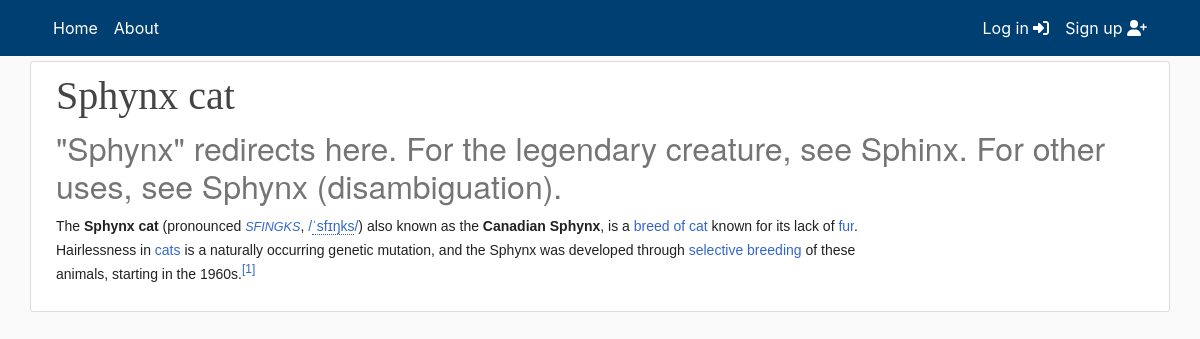
The app's page /cats/sphynx-cat with its own data.
### main/models.py (models this page shows, shortened)
class Article(models.Model):
    title = models.CharField(max_length=200)
    subtitle = models.CharField(max_length=200, default="", blank=True)
    article_slug = models.SlugField("Article slug",
                                    null=False,
                                    blank=False,
                                    unique=True)
    content = HTMLField(blank=True, default="")
    notes = HTMLField(blank=True, default="")
    published = models.DateTimeField("Date published", default=timezone.now)
    modified = models.DateTimeField("Date modified", default=timezone.now)
    series = models.ForeignKey(ArticleSeries,
                               default="",
                               verbose_name="Series",
                               on_delete=models.SET_DEFAULT)
    @property
    def slug(self):
        return self.series.slug + "/" + self.article_slug
    class Meta:
        verbose_name_plural = "Article"
        ordering = ['title', '-published']

### main/views.py (the view)
# urls.py: path("<series>/<article>", views.article, name="article"),
def article(request, series: str, article: str):
    matching_article = Article.objects.filter(series__slug=series,
                                              article_slug=article).first()
    return render(request=request,
                  template_name='main/article.html',
                  context={"object": matching_article})

### main/templates/main/article.html
{% extends "main/header.html" %}
{% block content %}
<div class="row media content-section mobiledevice">
    <div class="col-lg-12 col-md-12 col-sm-12">
        <div class="d-flex">
            <div>
                <h1 class="title-style">{{ object.title }}</h1>
                <h2 class="subtitle-style">{{ object.subtitle }}</h2>
            </div>
        </div>
    </div>
    <div class="col-lg-9 col-md-12 col-sm-12" id="content">
        <div class="article-style">
            {{ object.content|safe }}
        </div>
    </div>
{% endblock content %}

### main/static/main/main.css (style rules this page uses)
:root { --footercolor: #003F72; --navbarcolor: #003F72; --btncolor: #003F72; --socialcolor: #003F72; --brightText: #ffffff; }
body { background: #fafafa; }
h1, h2, h3, h4, h5, h6 { color: #444444; }
.content-section { background: #ffffff; padding: 10px 20px; border: 1px solid #dddddd; border-radius: 3px; margin-bottom: 20px; }
@media screen and (min-width: 600px) { .mobiledevice { padding-left: 10px; padding-right: 10px; } }
.title-style { font-family: fell, Georgia, Cambria, 'Times New Roman', Times, serif !important; }
.subtitle-style { font-family: sohne, 'Helvetica Neue', Helvetica, Arial, sans-serif !important; color: rgba(117, 117, 117, 1) !important; }

### records on screen
Article: title "Sphynx cat", subtitle "\"Sphynx\" redirects here. For the legendary creature, see Sphinx. For other uses, see Sphynx (disambiguation).", content "The Sphynx cat (pronounced SFINGKS , / ˈ s f ɪ ŋ k s / ) also known as the Canadian Sphynx , is a breed of cat known for its lack of fur . Hairlessness in cats is a naturally occurring genetic mutation, and the Sphynx was developed through selective breeding of these animals, starting in the 1960s. [1]"
